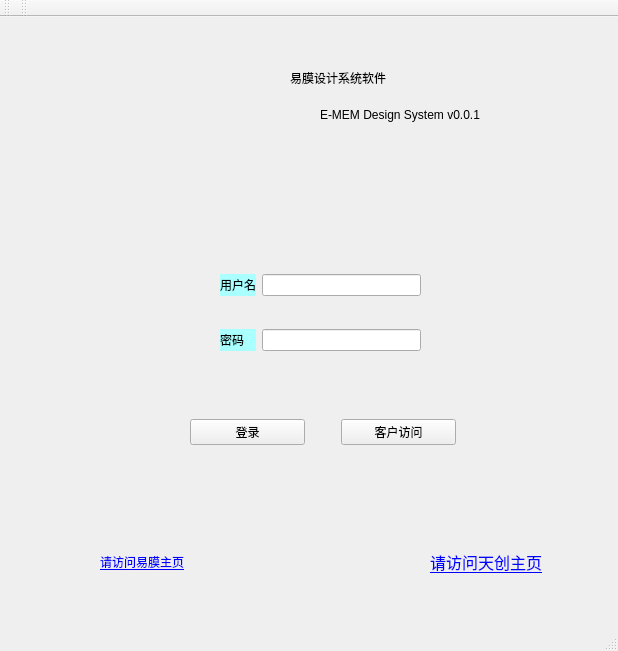
<?xml version="1.0" encoding="UTF-8"?>
<ui version="4.0">
 <class>MainWindow</class>
 <widget class="QMainWindow" name="MainWindow">
  <property name="geometry">
   <rect>
    <x>0</x>
    <y>0</y>
    <width>618</width>
    <height>651</height>
   </rect>
  </property>
  <property name="windowTitle">
   <string>MainWindow</string>
  </property>
  <widget class="QWidget" name="centralwidget">
   <widget class="QLabel" name="label">
    <property name="geometry">
     <rect>
      <x>290</x>
      <y>40</y>
      <width>271</width>
      <height>41</height>
     </rect>
    </property>
    <property name="minimumSize">
     <size>
      <width>0</width>
      <height>31</height>
     </size>
    </property>
    <property name="styleSheet">
     <string notr="true">font: 20pt &quot;宋体&quot;;</string>
    </property>
    <property name="text">
     <string>易膜设计系统软件</string>
    </property>
    <property name="textInteractionFlags">
     <set>Qt::NoTextInteraction</set>
    </property>
   </widget>
   <widget class="QLabel" name="label_2">
    <property name="geometry">
     <rect>
      <x>10</x>
      <y>10</y>
      <width>271</width>
      <height>101</height>
     </rect>
    </property>
    <property name="text">
     <string/>
    </property>
    <property name="pixmap">
     <pixmap resource="image.qrc">:/aaa/resource/logo.jpg</pixmap>
    </property>
   </widget>
   <widget class="QLabel" name="label_5">
    <property name="geometry">
     <rect>
      <x>100</x>
      <y>530</y>
      <width>161</width>
      <height>31</height>
     </rect>
    </property>
    <property name="toolTip">
     <string>这是一个链接</string>
    </property>
    <property name="autoFillBackground">
     <bool>true</bool>
    </property>
    <property name="styleSheet">
     <string notr="true">font: 12pt &quot;8514oem&quot;;</string>
    </property>
    <property name="text">
     <string>&lt;a href='http://www.e-mem.cn/cn/index.asp'&gt;请访问易膜主页&lt;/a&gt;</string>
    </property>
    <property name="textFormat">
     <enum>Qt::AutoText</enum>
    </property>
    <property name="scaledContents">
     <bool>false</bool>
    </property>
    <property name="openExternalLinks">
     <bool>true</bool>
    </property>
   </widget>
   <widget class="QLabel" name="label_6">
    <property name="geometry">
     <rect>
      <x>430</x>
      <y>530</y>
      <width>151</width>
      <height>31</height>
     </rect>
    </property>
    <property name="text">
     <string>&lt;html&gt;&lt;head/&gt;&lt;body&gt;&lt;p&gt;&lt;a href=&quot;http://www.hztianchuang.com&quot;&gt;&lt;span style=&quot; font-size:12pt; text-decoration: underline; color:#0000ff;&quot;&gt;请访问天创主页&lt;/span&gt;&lt;/a&gt;&lt;/p&gt;&lt;/body&gt;&lt;/html&gt;</string>
    </property>
    <property name="openExternalLinks">
     <bool>true</bool>
    </property>
   </widget>
   <widget class="QLabel" name="label_7">
    <property name="geometry">
     <rect>
      <x>340</x>
      <y>530</y>
      <width>71</width>
      <height>31</height>
     </rect>
    </property>
    <property name="text">
     <string/>
    </property>
    <property name="textFormat">
     <enum>Qt::AutoText</enum>
    </property>
    <property name="pixmap">
     <pixmap resource="image.qrc">:/aaa/resource/tclogo.JPG</pixmap>
    </property>
   </widget>
   <widget class="QLabel" name="label_8">
    <property name="geometry">
     <rect>
      <x>320</x>
      <y>90</y>
      <width>231</width>
      <height>16</height>
     </rect>
    </property>
    <property name="text">
     <string>E-MEM Design System v0.0.1</string>
    </property>
   </widget>
   <widget class="QWidget" name="">
    <property name="geometry">
     <rect>
      <x>220</x>
      <y>230</y>
      <width>201</width>
      <height>131</height>
     </rect>
    </property>
    <layout class="QGridLayout" name="gridLayout">
     <item row="0" column="0">
      <widget class="QLabel" name="label_3">
       <property name="autoFillBackground">
        <bool>false</bool>
       </property>
       <property name="styleSheet">
        <string notr="true">background-color: rgb(170, 255, 255);</string>
       </property>
       <property name="text">
        <string>用户名</string>
       </property>
       <property name="buddy">
        <cstring>lineEdit</cstring>
       </property>
      </widget>
     </item>
     <item row="0" column="1">
      <widget class="QLineEdit" name="lineEdit"/>
     </item>
     <item row="1" column="0">
      <widget class="QLabel" name="label_4">
       <property name="styleSheet">
        <string notr="true">background-color: rgb(170, 255, 255);</string>
       </property>
       <property name="text">
        <string>密码</string>
       </property>
       <property name="buddy">
        <cstring>lineEdit_2</cstring>
       </property>
      </widget>
     </item>
     <item row="1" column="1">
      <widget class="QLineEdit" name="lineEdit_2"/>
     </item>
    </layout>
   </widget>
   <widget class="QWidget" name="">
    <property name="geometry">
     <rect>
      <x>190</x>
      <y>400</y>
      <width>266</width>
      <height>30</height>
     </rect>
    </property>
    <layout class="QHBoxLayout" name="horizontalLayout">
     <item>
      <widget class="QPushButton" name="pushButton">
       <property name="text">
        <string>登录</string>
       </property>
      </widget>
     </item>
     <item>
      <spacer name="horizontalSpacer">
       <property name="orientation">
        <enum>Qt::Horizontal</enum>
       </property>
       <property name="sizeType">
        <enum>QSizePolicy::Fixed</enum>
       </property>
       <property name="sizeHint" stdset="0">
        <size>
         <width>30</width>
         <height>20</height>
        </size>
       </property>
      </spacer>
     </item>
     <item>
      <widget class="QPushButton" name="pushButton_2">
       <property name="text">
        <string>客户访问</string>
       </property>
      </widget>
     </item>
    </layout>
   </widget>
  </widget>
  <widget class="QMenuBar" name="menubar">
   <property name="geometry">
    <rect>
     <x>0</x>
     <y>0</y>
     <width>618</width>
     <height>26</height>
    </rect>
   </property>
  </widget>
  <widget class="QToolBar" name="toolBar">
   <property name="windowTitle">
    <string>toolBar</string>
   </property>
   <attribute name="toolBarArea">
    <enum>TopToolBarArea</enum>
   </attribute>
   <attribute name="toolBarBreak">
    <bool>false</bool>
   </attribute>
  </widget>
  <widget class="QToolBar" name="toolBar_2">
   <property name="windowTitle">
    <string>toolBar_2</string>
   </property>
   <attribute name="toolBarArea">
    <enum>TopToolBarArea</enum>
   </attribute>
   <attribute name="toolBarBreak">
    <bool>false</bool>
   </attribute>
  </widget>
  <widget class="QStatusBar" name="statusBar"/>
 </widget>
 <resources>
  <include location="image.qrc"/>
 </resources>
 <connections/>
</ui>
